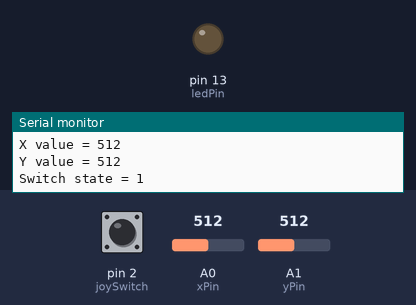
The sketch below on a simulated Arduino Uno, built with avr-gcc and run on an emulated ATmega328P. Shown: output pins drawn as LEDs (lit = HIGH), the last lines printed to the serial monitor. The test bench sets the inputs (shaded band); at power-on: pin 2 (joySwitch) HIGH, A0 (xPin) = 512, A1 (yPin) = 512.

Above: at 1.8 s.
1.9 s: pin 2 (joySwitch) pulled LOW for 1.2 s
At 2.8 s:
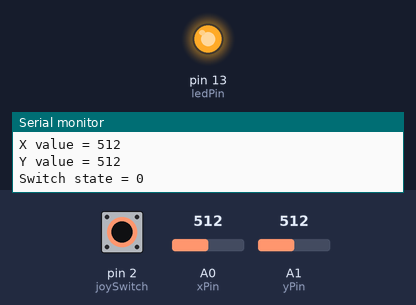
5.5 s: pin 2 (joySwitch) pulled LOW for 3.2 s
At 9.6 s:
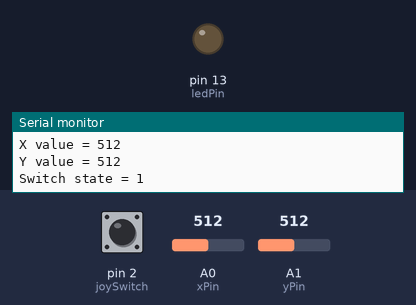
Timing chart, 0 to 11.1 s (numbered marks = the images above; inputs shaded):
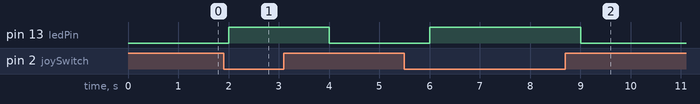

Measured:
- after the input at 1.9 s, pin 13 (ledPin): LOW → HIGH after 0.10 s, → LOW 2.0 s later
- after the input at 5.5 s, pin 13 (ledPin): LOW → HIGH after 0.51 s, → LOW 3.0 s later

The sketch:

Joystick_test.ino
```cpp
/*************************************************
Joystick Test
prints the output from the joystick on the Serial Monitor

Connections:
Gnd on Joystick to Gnd on Arduino
Vcc on Joytick to 5 volts on Arduino
VrX on Joystick to A0 on Arduino
VrY on Joystick to A1 on Arduino
Sw on Joystick to pin 2 on Arduino

*************************************************/
// definitions for pins
# define xPin A0
# define yPin A1
# define joySwitch 2
#define ledPin 13

// variables
boolean switchState = true; // it will be false when pressed
int xValue = 0;
int yValue = 0;

void setup(void){
Serial.begin(9600);
pinMode(joySwitch, INPUT_PULLUP); // turn on pullup resistor
pinMode(ledPin, OUTPUT); // onboard LED
}

void loop (){

// main code will go here and joyStick() is called as a subroutine

joyStick(); // call joystick routine

}

void joyStick(){
// this routine reads the joystick values
xValue = analogRead(xPin);
yValue = analogRead(yPin);
switchState = digitalRead(joySwitch);
// remove following lines if not required
Serial.print("X value = ");
Serial.println(xValue);
Serial.print("Y value = ");
Serial.println(yValue);
Serial.print("Switch state = ");
Serial.println(switchState);
if (switchState == false){ // switch pressed
 digitalWrite(ledPin, HIGH);
}
else{
  digitalWrite(ledPin, LOW);
}
//
delay(1000); // delay to allow data to be seen
}
```
